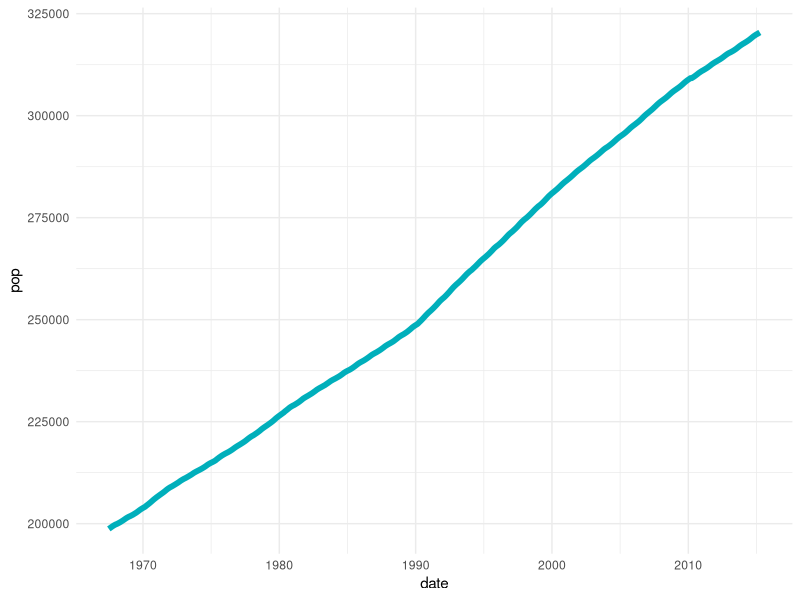
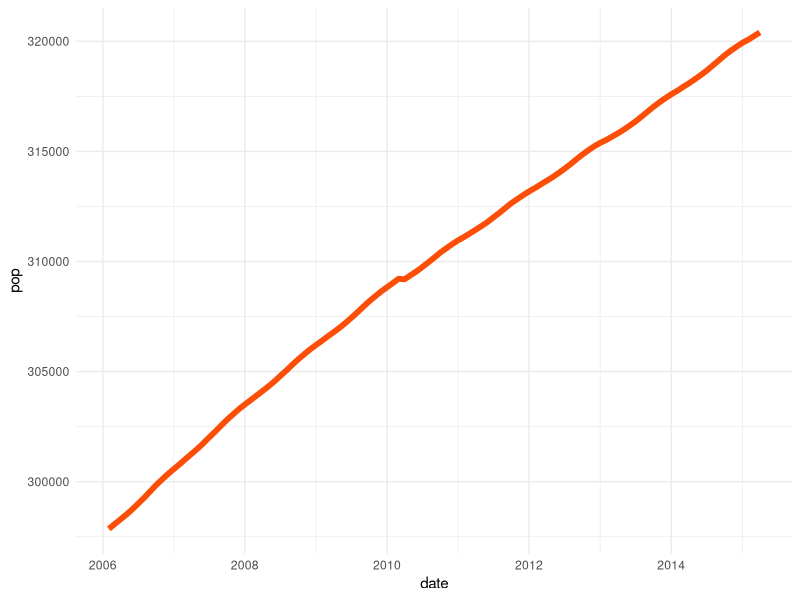
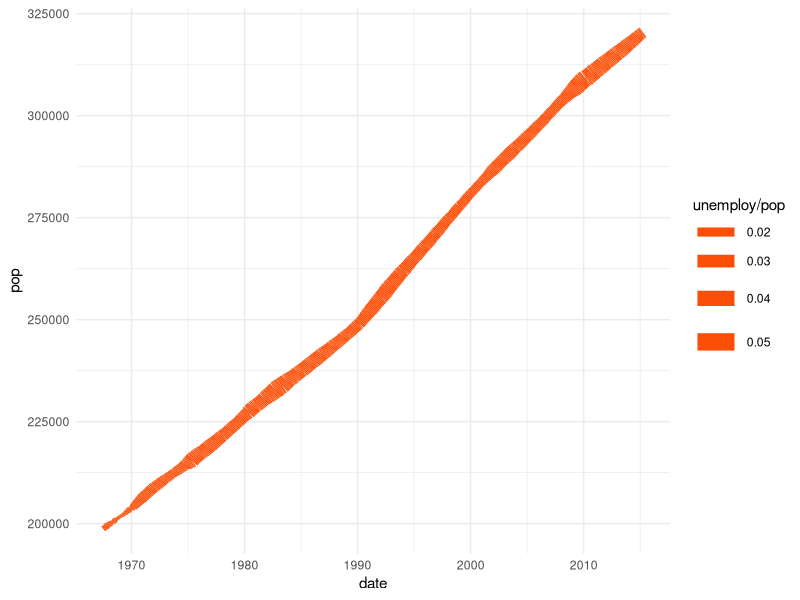
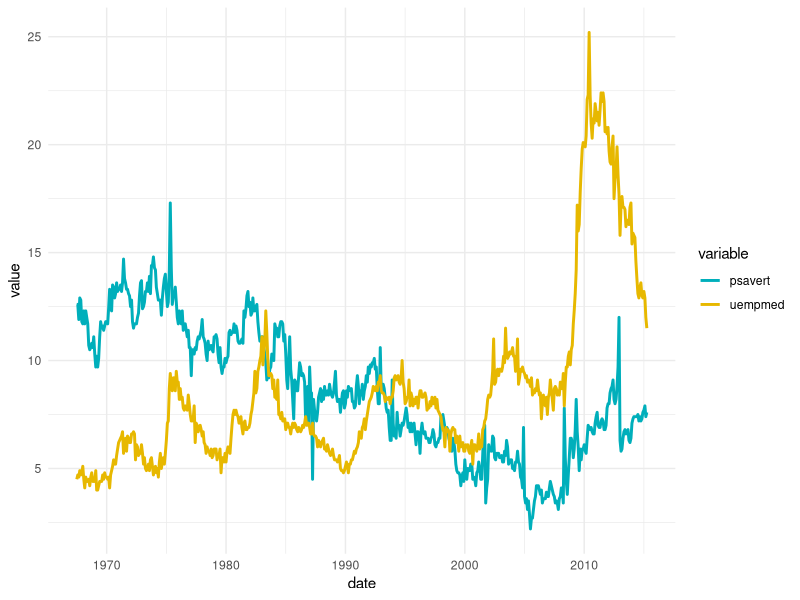
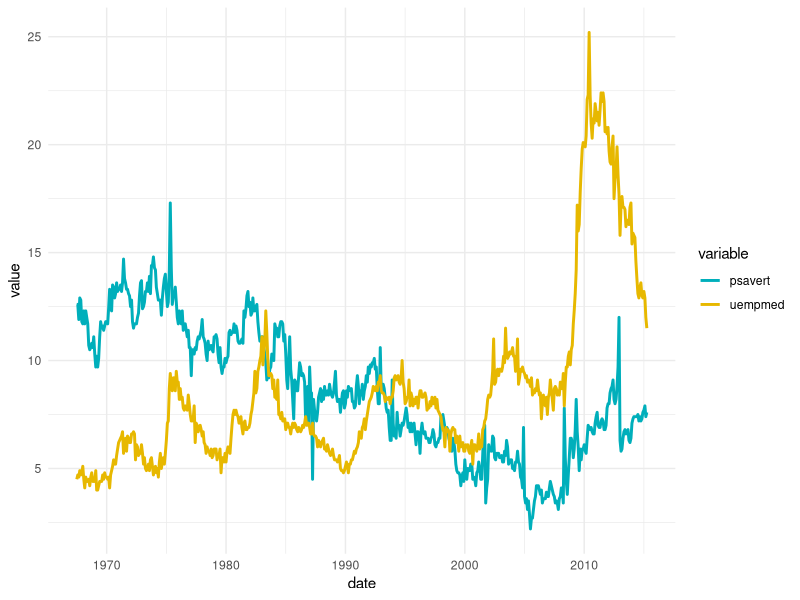
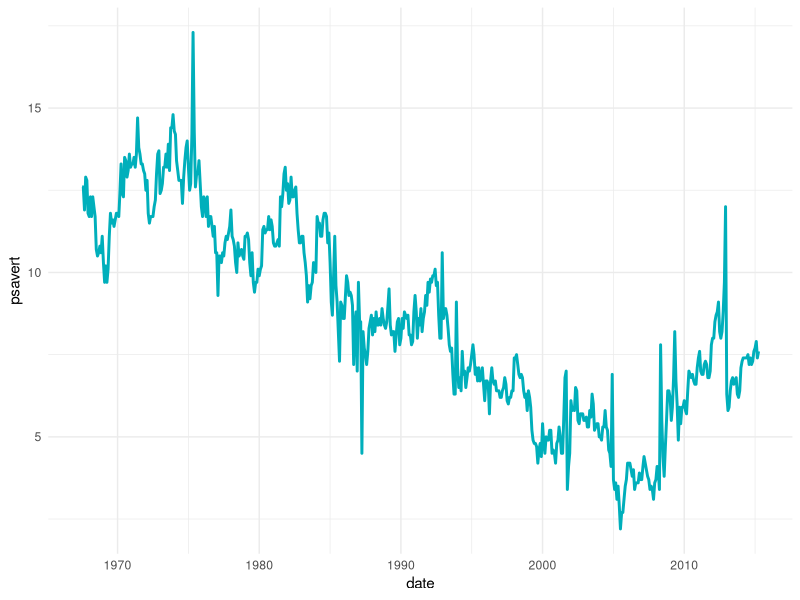
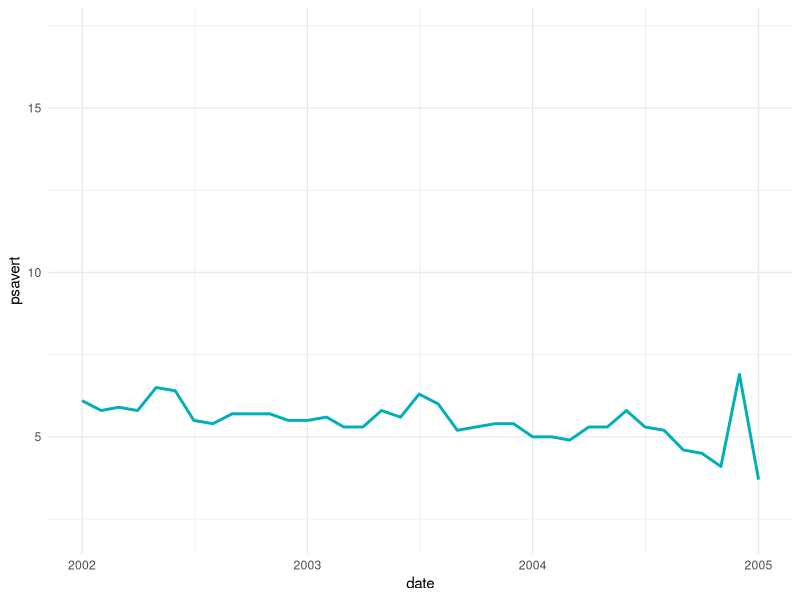
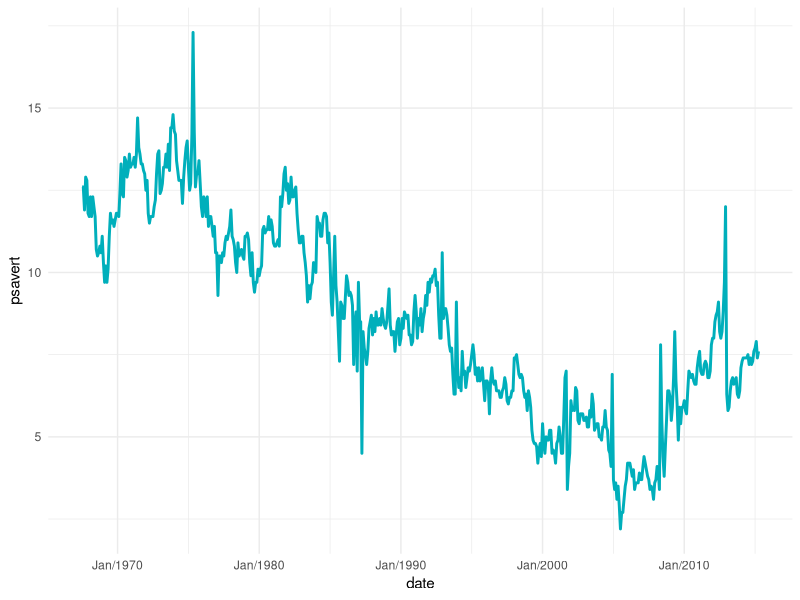

These figures' R source, in order:
library(ggplot2)
library(tidyr)
library(dplyr)
theme_set(theme_minimal())


"
economics dataset

A data frame with 574 rows and 6 variables:

date - Month of data collection
pce - personal consumption expenditures, in billions of dollars
pop - total population, in thousands
psavert - personal savings rate
uempmed - median duration of unemployment, in weeks
unemploy - number of unemployed in thousands
"
# Demo dataset
head(economics)


# Basic line plot- bivariate  
ggplot(data = economics, aes(x = date, y = pop))+
   geom_line(color = "#00AFBB", size = 2)

# Plot a subset of the data
ss <- subset(economics, date > as.Date("2006-1-1"))
ggplot(data = ss, aes(x = date, y = pop)) +
  geom_line(color = "#FC4E07", size = 2)

ggplot(data = economics, aes(x = date, y = pop)) +
  geom_line(aes(size = unemploy/pop), color = "#FC4E07")

#Plot trivariate time series data
df <- economics %>%
  select(date, psavert, uempmed) %>%
  gather(key = "variable", value = "value", -date)
head(df, 3)
tail(df,3)


ggplot(df, aes(x = date, y = value)) + 
  geom_line(aes(color = variable), size = 1) +
  scale_color_manual(values = c("#00AFBB", "#E7B800")) +
  theme_minimal()

# Multiple line plot
ggplot(df, aes(x = date, y = value)) + 
  geom_line(aes(color = variable), size = 1) +
  scale_color_manual(values = c("#00AFBB", "#E7B800")) +
  theme_minimal()


# Base plot with date axis
p <- ggplot(data = economics, aes(x = date, y = psavert)) + 
  geom_line(color = "#00AFBB", size = 1)
p

# Set axis limits c(min, max)
min <- as.Date("2002-1-1")
max <- as.Date("2005-1-1")
p + scale_x_date(limits = c(min, max))

# Format : month/year
p + scale_x_date(date_labels = "%b/%Y")

p + stat_smooth(
  color = "#FC4E07", fill = "#FC4E07",
  method = "loess"
)

# Area plot
ggplot(df, aes(x = date, y = value)) + 
  geom_area(aes(color = variable, fill = variable), 
            alpha = 0.5, position = position_dodge(0.8)) +
  scale_color_manual(values = c("#00AFBB", "#E7B800")) +
  scale_fill_manual(values = c("#00AFBB", "#E7B800"))



